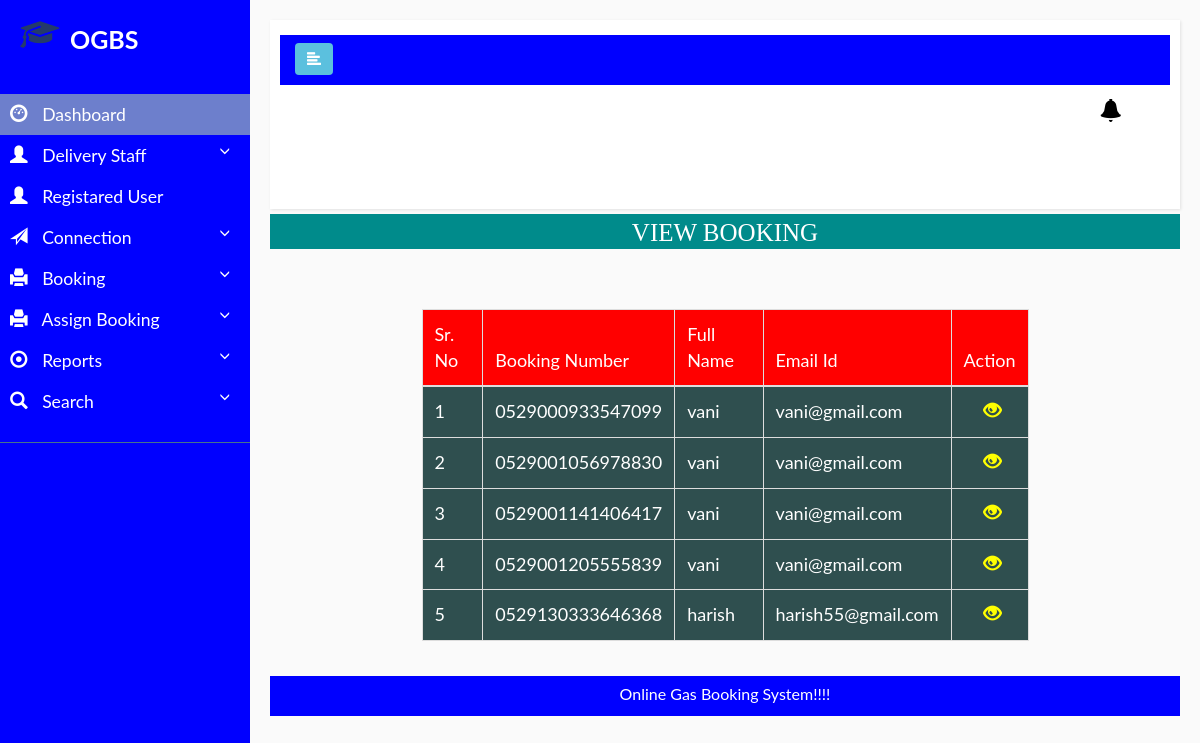
The app's page /all_booking with its own data.
### gasbooking/models.py (models this page shows, shortened)
class Bookcylinder(models.Model):
    user=models.ForeignKey(Newconnection,on_delete=models.CASCADE, null=True)
    assignto=models.ForeignKey(Addstaff,on_delete=models.CASCADE, null=True)
    gassize=models.CharField(max_length=100,null=True)
    booknumber=models.CharField(max_length=100,null=True)
    bookdate=models.CharField(max_length=100,null=True)
    bookstatus=models.CharField(max_length=100,null=True)
    reffercost=models.CharField(max_length=100,null=True)
    responsetime=models.CharField(max_length=100,null=True)
    status=models.CharField(max_length=100,null=True)

class Newconnection(models.Model):
    user=models.ForeignKey(Registration,on_delete=models.CASCADE, null=True)
    gen=models.CharField(max_length=100,null=True)
    nationality=models.CharField(max_length=100,null=True)
    merriedstatus=models.CharField(max_length=100,null=True)
    address=models.CharField(max_length=100,null=True)
    related=models.CharField(max_length=100,null=True)
    fname=models.CharField(max_length=100,null=True)
    lname=models.CharField(max_length=100,null=True)
    city=models.CharField(max_length=100,null=True)
    connection=models.CharField(max_length=100,null=True)
    registration=models.CharField(max_length=100,null=True)
    date=models.CharField(max_length=100,null=True)
    zipcode=models.CharField(max_length=100,null=True)
    img=models.FileField(null=True)
    cost=models.CharField(max_length=100,null=True)
    status=models.CharField(max_length=100,null=True)

class Registration(models.Model):
    user=models.ForeignKey(User,on_delete=models.CASCADE, null=True)
    mobile=models.CharField(max_length=100,null=True)

### gasbooking/views.py (the view)
# urls.py: path('all_booking',all_booking,name='all_booking'),
def all_booking(request):
    data=Bookcylinder.objects.all()
    d={'data':data}
    return render(request,'all_booking.html',d)

### gasbooking/templates/all_booking.html (shortened to what this page needs)
{% extends 'admin_nav.html' %}
{% block body %}
<center>
      <h1 style="font-size:25px; background-color:darkcyan;height:35px;color:white;padding:5px;margin-top:5px;font-family : 'Monotype Corsiva" align="center"> VIEW BOOKING </h1>
</center>
 <div class="container" style="margin-top:60px;width:70%">
<table class="table table-bordered" id="myTable">
  <thead>
  <tr>
    <th>Sr. No</th>
    <th>Booking Number</th>
    <th>Full Name</th>
    <th>Email Id</th>
    <th>Action</th>
  </tr>
  </thead>
   <tbody>
{% for i in data %}
  <tr>
        <td>{{forloop.counter}}</td>
        <td>{{i.booknumber}}</td>
        <td>{{i.user.user.user.username}}</td>
        <td>{{i.user.user.user.email}}</td>
      <td><a href="{% url 'admin_bookingdetail' i.id %}"><i class="glyphicon glyphicon-eye-open" style="color:yellow;margin-left:20px"></i></a>
  </tr>
   {% endfor %}
    </tbody>
</table>
 </div>
<div class="footer" align="center" style=" margin-top:15px; background-color:blue; height:40px;color:white; padding:8px;">
    Online Gas Booking System!!!!
</div>
{% endblock %}

### gasbooking/static/style.css (style rules this page uses)
html,body,div,span,applet,object,iframe,h1,h2,h3,h4,h5,h6,p,blockquote,pre,a,abbr,acronym,address,big,cite,code,del,dfn,em,img,ins,kbd,q,s,samp,small,strike,strong,sub,sup,tt,var,b,u,i,dl,dt,dd,ol,nav ul,nav li,fieldset,form,label,legend,table,caption,tbody,tfoot,thead,tr,th,td,article,aside,canvas,details,embed,figure,figcaption,footer,header,hgroup,menu,nav,output,ruby,section,summary,time,mark,audio,video { margin:0;padding:0;border:0;font-size:100%;font:inherit;vertical-align:baseline; }
table { border-collapse:collapse;border-spacing:0; }
a { text-decoration:none; }

### gasbooking/static/style1.css (style rules this page uses)
* { margin: 0; padding: 0; box-sizing: border-box; list-style: none; text-decoration: none; font-family: 'Josefin Sans', sans-serif; }
body { background-color:darkcyan; }

### gasbooking/static/style4.css (style rules this page uses)
body { font-family: 'Poppins', sans-serif; background: #fafafa; }
a, a:hover, a:focus { color: inherit; text-decoration: none; transition: all 0.3s; }
i, span { display: inline-block; }

### gasbooking/templates/admin_nav.html (style rules this page uses)
#myTable { border-collapse: collapse; width: 100%; border: 1px solid #ddd; font-size: 18px; }
#myTable th { text-align: left; padding: 12px; background-color:red ; color: white; }
#myTable td { text-align: left; padding: 12px; background-color: DarkSlateGrey; color:white; }
#myTable tr { border-bottom: 1px solid #ddd; }
body { font-family: "Lato", sans-serif; }

### records on screen
Bookcylinder: booknumber "0529000933547099", user.user.user.username "vani", user.user.user.email "vani@gmail.com"
Bookcylinder: booknumber "0529001056978830", user.user.user.username "vani", user.user.user.email "vani@gmail.com"
Bookcylinder: booknumber "0529001141406417", user.user.user.username "vani", user.user.user.email "vani@gmail.com"
Bookcylinder: booknumber "0529001205555839", user.user.user.username "vani", user.user.user.email "vani@gmail.com"
Bookcylinder: booknumber "0529130333646368", user.user.user.username "harish", user.user.user.email "harish55@gmail.com"
